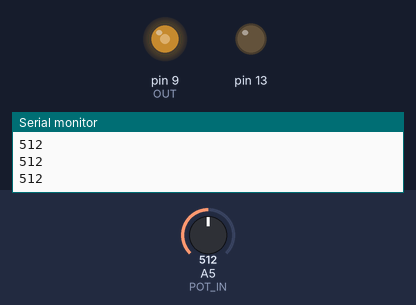
Recording of a sketch running on a simulated Arduino Uno, built with avr-gcc and run on an emulated ATmega328P. On the bench: output pins drawn as LEDs (lit = HIGH), the last lines printed to the serial monitor. Inputs (shaded band) come from the test bench; at power-on: A5 (POT_IN) = 512.

Above: at 1.2 s.
1.3 s: A5 (POT_IN) set to 716
At 2.2 s:
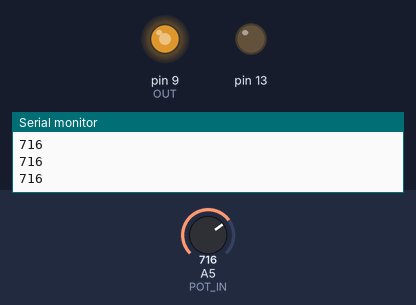
2.8 s: A5 (POT_IN) set to 900
At 3.6 s:
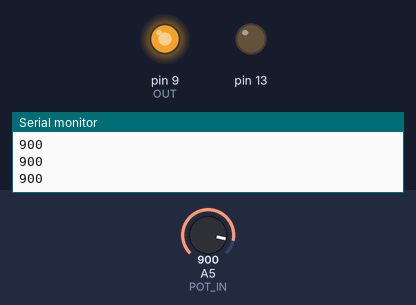
4.3 s: A5 (POT_IN) set to 122
At 5.0 s:
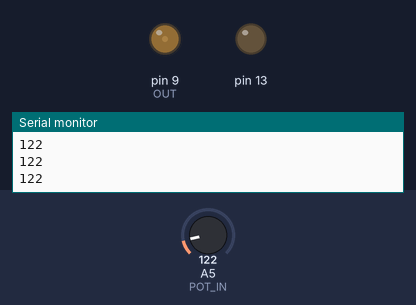
5.8 s: A5 (POT_IN) set to 0
At 6.4 s:
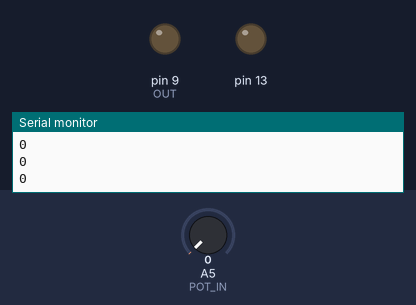
Timing chart, 0 to 8.3 s (numbered marks = the images above; inputs shaded):
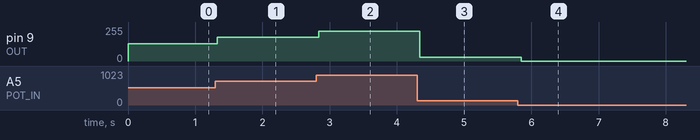

Measured:
- after the input at 1.3 s, pin 9 (OUT): 128/255 → 179/255 at once
- after the input at 2.8 s, pin 9 (OUT): 179/255 → 225/255 at once
- after the input at 4.3 s, pin 9 (OUT): 225/255 → 30/255 at once
- after the input at 5.8 s, pin 9 (OUT): 30/255 → 0/255 after 0.05 s

The sketch:

Dim_LED_mit_Poti.ino
```cpp
const int POT_IN = 5;
const int OUT = 9;

void setup() {
  // put your setup code here, to run once:
  Serial.begin(115200);
  pinMode(POT_IN, INPUT);
  pinMode(13, OUTPUT);
  digitalWrite(13, 0);
}

void loop() {

  int cur = analogRead(POT_IN);
  Serial.println(cur);

  analogWrite(OUT, cur/4);

  delay(60);
}
```
